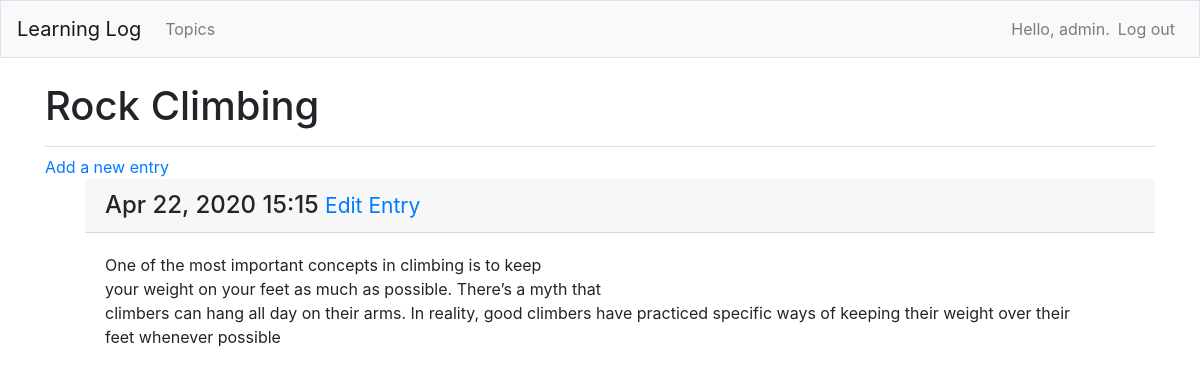
The page /topics/2/ (signed in) on the database its author committed.
### learning_logs/models.py (models this page shows, shortened)
class Topic(models.Model):
    text = models.CharField(max_length=200)
    date_added = models.DateTimeField(auto_now_add=True)
    owner = models.ForeignKey(User, on_delete=models.CASCADE)
    def __str__(self):
        return self.text

class Entry(models.Model):
    topic = models.ForeignKey(Topic, on_delete=models.CASCADE)
    text = models.TextField()
    date_added = models.DateTimeField(auto_now_add=True)
    class Meta:
        verbose_name_plural = 'entries'

### learning_logs/views.py (the view)
# urls.py: path('topics/<int:topic_id>/', views.topic, name = 'topic'),
@login_required
def topic(request, topic_id):
    topic = Topic.objects.get(id=topic_id)
    if topic.owner != request.user:
        raise Http404
    entries = topic.entry_set.order_by('-date_added')
    context = {'topic':topic,'entries':entries}
    return render(request, 'learning_logs/topic.html', context)

### learning_logs/templates/learning_logs/topic.html
{%  extends 'learning_logs/base.html' %}
{% block page_header %}
    <h1>{{ topic }}</h1>
{% endblock page_header %}
{% block content %}
    <a href="{% url 'learning_logs:new_entry' topic.id %}">Add a new entry</a>
<ul>
    {% for entry in entries %}
     <div>
        <h4 class="card-header">
            {{ entry.date_added|date:'M d, Y H:i' }}
            <small><a href="{% url 'learning_logs:edit_entry' entry.id %}">Edit Entry</a></small>
        </h4>
        <div class="card-body">
            {{ entry.text|linebreaks }}
        </div>
     </div>
    {% empty %}
        <p>No entries for this topic found.</p>
    {% endfor %}
</ul>
{% endblock content %}

### learning_logs/templates/learning_logs/base.html (shortened to what this page needs)
{% load bootstrap4 %}
<!DOCTYPE html>
<head>
    {% bootstrap_css %}
</head>
<body>
    <nav class="navbar navbar-expand-md navbar-light bg-light mb-4 border">
        <a class="navbar-brand" href="{% url 'learning_logs:index'%}">Learning Log</a>
        <div class="collapse navbar-collapse" id="navbarCollapse">
            <ul class="navbar-nav mr-auto">
                <li class="nav-item">
                    <a class="nav-link" href="{% url 'learning_logs:topics'%}">Topics</a>
                </li>
            </ul>
            <ul class="navbar-nav ml-auto">
                 {% if user.is_authenticated %}
                    <li class="nav-item">
                        <span class="navbar-text"}">Hello, {{ user.username }}.</span>
                    </li>
                    <li class="nav-item">
                        <a class="nav-link" href="{% url 'users:logout' %}">Log out</a>
                    </li>
                {% endif %}
            </ul>
         </div>
    </nav>
    <main role="main" class="container">
        <div class="pb-2 mb-2 border-bottom">
             {% block page_header %}{% endblock page_header %}
        </div>
        <div>
            {% block content %}{% endblock content %}
        </div>

### rows shown on the page
Topic: text "Rock Climbing"
Entry: date_added "Apr 22, 2020 15:15", text "One of the most important concepts in climbing is to keep your weight on your feet as much as possible. There’s a myth that climbers can hang all day on their arms. In reality, good climbers have practiced specific ways of keeping their weight over their feet whenever possible"

### other values the page prints
{{ user.username }} "admin"
